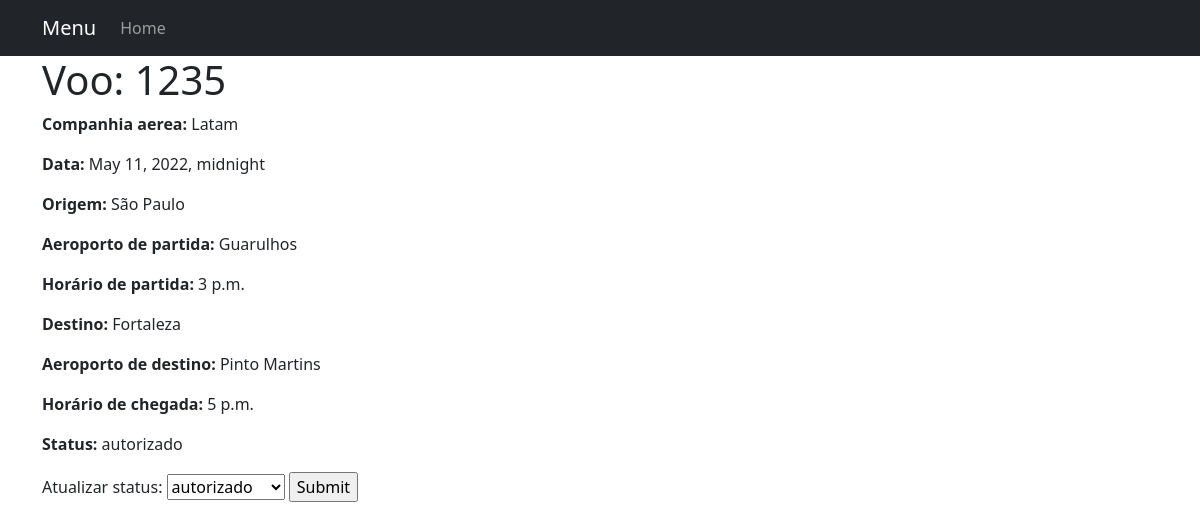
The app's page /monitoramento/1 with its own data.
### rota/models.py (models this page shows)
class Voo(models.Model):
    STATUS_POSSIVEIS = (
        ('em', 'embarcando'),
        ('ca', 'cancelado'),
        ('pr', 'programado'),
        ('ta', 'taxiando'),
        ('pt', 'pronto'),
        ('ao', 'autorizado'),
        ('vo', 'em_voo'),
        ('at', 'aterrisao')
    )
    rota = models.ForeignKey(Rota, on_delete=models.CASCADE, null=True)
    id = models.IntegerField(primary_key=True)
    status = models.CharField(max_length=2, null=False, choices=STATUS_POSSIVEIS)
    piloto = models.CharField(max_length=20, null=False)
    hora_partida = models.TimeField(auto_now=False, null=True)
    hora_chegada = models.TimeField(auto_now=False, null=True)
    data = models.DateTimeField(null=True)
    class Meta:
        db_table = 'voos'

class Rota(models.Model):
    id = models.IntegerField(primary_key=True)
    codigo = models.CharField(max_length=15, null = False, unique = True)
    aeroporto_partida = models.CharField(max_length=200, null=False)
    aeroporto_chegada = models.CharField(max_length=200, null=False)
    hora_partida_prevista= models.TimeField(auto_now=False)
    hora_chegada_prevista= models.TimeField(auto_now=False)
    origem = models.CharField(max_length=20, null=False)
    destino = models.CharField(max_length=20, null=False)
    aeronave = models.CharField(max_length=20, null=False)
    companhia_aerea = models.CharField(max_length=20, null=False)
    class Meta:
        db_table = 'rotas'

### rota/views.py (the view)
# urls.py: path('monitoramento/<pk>', views.MonitoraVoo.as_view(), name='status-manager'),
class MonitoraVoo(UpdateView):
    model = Voo
    fields = ['status']
    template_name = 'monitoramento/status_manager.html'
    success_url = reverse_lazy('monitoramento')

### templates/monitoramento/status_manager.html (shortened to what this page needs)
{% extends "base.html" %}
{% block content %}
    <h1>Voo: {{ voo.rota.codigo }}</h1>
    <p><strong>Companhia aerea:</strong> {{ voo.rota.companhia_aerea }} </p>
    <p><strong>Data:</strong> {{ voo.data }} </p>
    <p><strong>Origem:</strong> {{ voo.rota.origem }}</p>
    <p><strong>Aeroporto de partida:</strong> {{ voo.rota.aeroporto_partida }}</p>
    <p><strong>Horário de partida:</strong> {{ voo.hora_partida }}</p>
    <p><strong>Destino:</strong> {{ voo.rota.destino }}</p>
    <p><strong>Aeroporto de destino:</strong> {{ voo.rota.aeroporto_chegada }}</p>
    <p><strong>Horário de chegada:</strong> {{ voo.hora_chegada }}</p>
    <p><strong>Status:</strong> {{ voo.get_status_display }}</p>
    <form action="" method="post">
        <div class="fieldWrapper">
            <label for="{{ form.status.id_for_label }}">Atualizar status:</label>
            {{ form.status }}
            <input type="submit" value="Submit" />
        </div>
    </form>
{% endblock %}

### records on screen
Voo: rota.codigo "1235", rota.companhia_aerea "Latam", data "May 11, 2022, midnight", rota.origem "São Paulo", rota.aeroporto_partida "Guarulhos", hora_partida "3 p.m.", rota.destino "Fortaleza", rota.aeroporto_chegada "Pinto Martins", hora_chegada "5 p.m.", status "autorizado"
